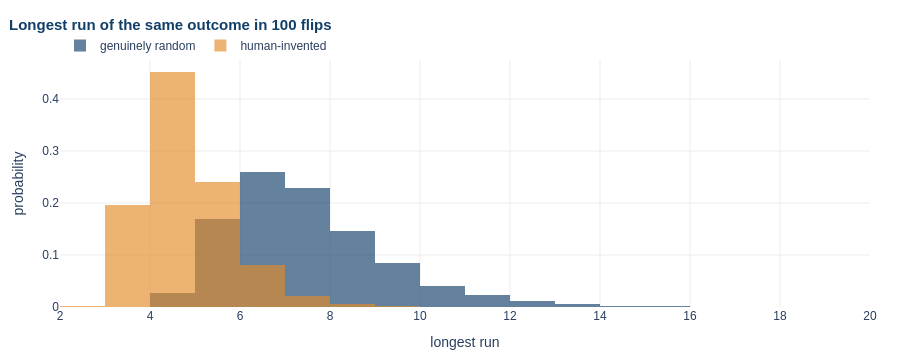

The code cell stored with this chart in its notebook:
### Code cell
r = np.random.default_rng(7)
real = [longest_run(r.integers(0, 2, 100)) for _ in range(20000)]
fake = [longest_run(human_style(100, seed=int(s))) for s in r.integers(0, 10**6, 20000)]

fig = go.Figure()
for vals, name, colour in [(real, "genuinely random", NAVY), (fake, "human-invented", ORANGE)]:
    fig.add_trace(go.Histogram(x=vals, name=name, marker_color=colour, opacity=0.65,
                               xbins=dict(start=1, end=20, size=1), histnorm="probability"))
style(fig, title="Longest run of the same outcome in 100 flips",
      xtitle="longest run", ytitle="probability", height=360)
fig.update_layout(barmode="overlay")
fig.show()

print(f"genuinely random: average longest run {np.mean(real):.1f}, "
      f"{np.mean(np.array(real) >= 6):.0%} have a run of 6 or more")
print(f"human-invented:   average longest run {np.mean(fake):.1f}, "
      f"{np.mean(np.array(fake) >= 6):.0%} have a run of 6 or more")

### Figure 1 — Plotly figure (JSON) as saved in the notebook; plotly's stock layout.template omitted (floating-point values rounded to 4 significant figures; data arrays with more than 128 entries replaced by an {"elided": "..."} marker saying what was removed)
{"data": [{"histnorm": "probability", "marker": {"color": "#123F69"}, "name": "genuinely random", "opacity": 0.65, "type": "histogram", "x": {"elided": "20000 int values"}, "xbins": {"end": 20, "size": 1, "start": 1}}, {"histnorm": "probability", "marker": {"color": "#E38B29"}, "name": "human-invented", "opacity": 0.65, "type": "histogram", "x": {"elided": "20000 int values"}, "xbins": {"end": 20, "size": 1, "start": 1}}], "layout": {"barmode": "overlay", "colorway": ["#123F69", "#E38B29", "#8A8A8A", "#2E7D7B", "#B22222"], "font": {"family": "Helvetica, Arial, sans-serif", "size": 12}, "height": 360, "legend": {"orientation": "h", "x": 0, "y": 1, "yanchor": "bottom"}, "margin": {"b": 50, "l": 60, "r": 30, "t": 60}, "title": {"font": {"color": "#123F69", "size": 15}, "text": "<b>Longest run of the same outcome in 100 flips</b>", "x": 0.01}, "xaxis": {"gridcolor": "#EDEDED", "title": {"text": "longest run"}, "zeroline": false}, "yaxis": {"gridcolor": "#EDEDED", "title": {"text": "probability"}, "zeroline": false}}}
